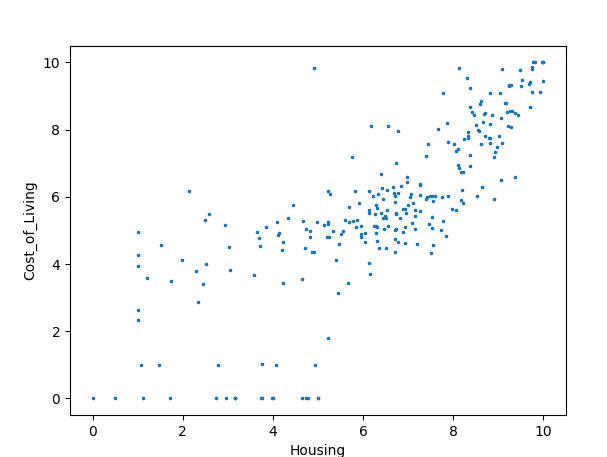

Here is the Python script that generated this plot:
"""

CS 210 LAB 7 - City Scores and Columns
Author:[Sabrina Zhang]
 
"""

import matplotlib.pyplot as plt
import csv

file ="city-scores.csv"
def read_data(file_name) -> dict:
    """Takes the csv file and creates a dictionary with (city, country)as the keys
    The values are a dictionary of the catergory scores as the keys along with the scores as the values
    Dictionary: 
    {(city, country): (housing: #### .... etc )}"""
    
    with open(file_name, 'r', newline = '') as file:
        reader = csv.reader(file) 
        header = next(reader) 
    
        new_dict = {(row[0], row[1]): 
            # This assigns a tuple containing the city and the country
            ({header[i]:row[i] for i in range(3, len(header))} )for row in reader}
        # for each row in reader, and for i in range of the length of the row (minus the two header indices)\
            # assign the items to the tuple (row[0], row[1])
            # this will store the items for each city as a dictionary
            # where teh key values are the city and the couuntry     
    return new_dict
(read_data(file))


def create_total_score(data_dict):
    """ Adds the sum of all scores from each city """
        
    for city in data_dict: # city is the key ex  ('Yerevan', 'Armenia')
        
        data = [float(num) for num in list(data_dict[city].values())]
        #take data_dict[city].values() into a list so it can be iterated into floats
        
        (data_dict[city]["total_score"]) = sum(data)
        # assigns the value of data to the total housing score for each city
        
    return data_dict #returns the updated dictionary 
    

def plot_data(data_dict):
    """Creates a scatter plot of the given data"""
                    
    housing = [data_dict[city]["Housing"] for city in data_dict for items in city]
    #collects a list of the housing scores
    
    cost_of_living = [data_dict[city]["Cost_of_Living"] for city in data_dict for items in city]
    # collects a list of cost of living scores
    
    housing_num = [float(num) for num in housing]
    #changes the items in housing into a float
    
    cost_of_living_num = [float(num) for num in cost_of_living]
    # type casts the items in cost of living to a float 
    
    #creaates a scatter plot 
    plt.scatter(housing_num, cost_of_living_num, s = 2)
    
    #labels x y axis
    plt.xlabel("Housing")
    plt.ylabel("Cost_of_Living")
    plt.show()
    return None


if __name__ == "__main__":
    # the main conditional execution
    print(create_total_score(read_data(file)))
    plot_data(create_total_score(read_data(file)))
